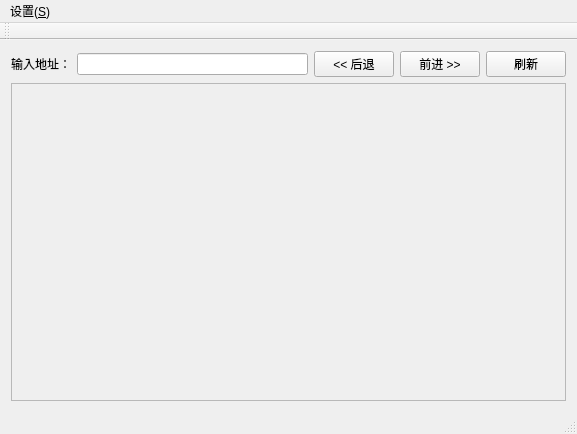
<?xml version="1.0" encoding="UTF-8"?>
<ui version="4.0">
 <class>MainWindow</class>
 <widget class="QMainWindow" name="MainWindow">
  <property name="geometry">
   <rect>
    <x>0</x>
    <y>0</y>
    <width>577</width>
    <height>434</height>
   </rect>
  </property>
  <property name="windowTitle">
   <string>MainWindow</string>
  </property>
  <widget class="QWidget" name="centralWidget">
   <layout class="QGridLayout" name="gridLayout">
    <item row="0" column="0">
     <layout class="QVBoxLayout" name="verticalLayout">
      <item>
       <layout class="QHBoxLayout" name="horizontalLayout">
        <item>
         <widget class="QLabel" name="labelAddress">
          <property name="text">
           <string>输入地址：</string>
          </property>
         </widget>
        </item>
        <item>
         <widget class="QLineEdit" name="lineEditAddress"/>
        </item>
        <item>
         <widget class="QPushButton" name="pushButtonBackward">
          <property name="text">
           <string>&lt;&lt; 后退</string>
          </property>
         </widget>
        </item>
        <item>
         <widget class="QPushButton" name="pushButtonForward">
          <property name="text">
           <string>前进 &gt;&gt;</string>
          </property>
         </widget>
        </item>
        <item>
         <widget class="QPushButton" name="pushButtonRefresh">
          <property name="text">
           <string>刷新</string>
          </property>
         </widget>
        </item>
       </layout>
      </item>
      <item>
       <widget class="QFrame" name="frame">
        <property name="sizePolicy">
         <sizepolicy hsizetype="Preferred" vsizetype="Preferred">
          <horstretch>0</horstretch>
          <verstretch>100</verstretch>
         </sizepolicy>
        </property>
        <property name="frameShape">
         <enum>QFrame::StyledPanel</enum>
        </property>
        <property name="frameShadow">
         <enum>QFrame::Raised</enum>
        </property>
       </widget>
      </item>
     </layout>
    </item>
   </layout>
  </widget>
  <widget class="QMenuBar" name="menuBar">
   <property name="geometry">
    <rect>
     <x>0</x>
     <y>0</y>
     <width>577</width>
     <height>23</height>
    </rect>
   </property>
   <widget class="QMenu" name="menu">
    <property name="title">
     <string>设置(&amp;S)</string>
    </property>
    <addaction name="actionSetHomePage"/>
    <addaction name="actionSourceCode"/>
   </widget>
   <addaction name="menu"/>
  </widget>
  <widget class="QToolBar" name="mainToolBar">
   <attribute name="toolBarArea">
    <enum>TopToolBarArea</enum>
   </attribute>
   <attribute name="toolBarBreak">
    <bool>false</bool>
   </attribute>
  </widget>
  <widget class="QStatusBar" name="statusBar"/>
  <action name="actionSetHomePage">
   <property name="text">
    <string>设置主页(&amp;H)</string>
   </property>
  </action>
  <action name="actionSourceCode">
   <property name="text">
    <string>查看源代码(&amp;C)
...</string>
   </property>
  </action>
 </widget>
 <layoutdefault spacing="6" margin="11"/>
 <resources/>
 <connections/>
</ui>
